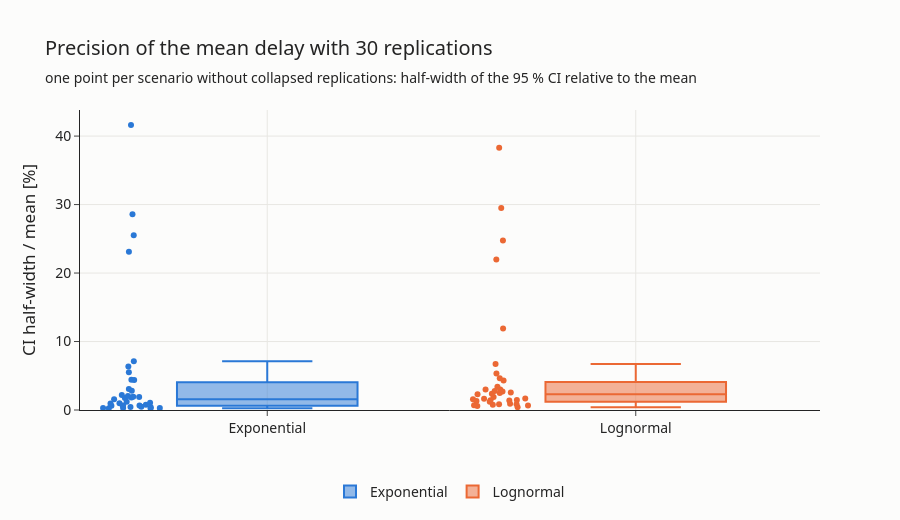

The code cell stored with this chart in its notebook:
### Markdown cell above
## 7.5 Replicas and confidence intervals

How precise are the results with 30 replications? The chart shows, for every scenario, the half-width of the 95 % CI of the mean delay **relative to the mean**. Scenarios where some replications collapsed are left out: they have no steady-state mean (section 8.2).

The widest intervals are at H = 5 s: every replication starts at a random position, so the moment of the handover packets with respect to the cell crossings changes from one replication to the next, and so does the time on a wrong BS. More replications would make these intervals narrower.

### Code cell
summary["ci_relative_%"] = summary["endToEndDelay:mean_ci"] / summary["endToEndDelay:mean"] * 100
stable = summary[summary["collapsed"] == 0]
print("scenarios left out (some replications collapsed, see 8.2):")
print(summary[summary["collapsed"] > 0][["dist", "T_ms", "V", "H", "collapsed"]].to_string(index=False))

fig = go.Figure()
for k, dist in enumerate(["Exponential", "Lognormal"]):
    d = stable[stable["dist"] == dist]
    fig.add_trace(go.Box(y=d["ci_relative_%"], name=dist, marker_color=COLORS[k], boxpoints="all", jitter=0.4))
fig.update_yaxes(title="CI half-width / mean [%]", rangemode="tozero")
style(fig, "Precision of the mean delay with 30 replications",
      "one point per scenario without collapsed replications: half-width of the 95 % CI relative to the mean")
save(fig, "07_ci_width")
fig.show()

stable.groupby("dist")["ci_relative_%"].describe()[["min", "50%", "max"]].round(2)

### Figure 1 — Plotly figure (JSON) as saved in the notebook; plotly's stock layout.template omitted (floating-point values rounded to 4 significant figures)
{"data": [{"boxpoints": "all", "jitter": 0.4, "marker": {"color": "#2a78d6"}, "name": "Exponential", "type": "box", "y": [0.4619, 0.9999, 1.213, 4.38, 0.3914, 1.045, 3.076, 23.12, 0.4468, 0.9479, 5.499, 0.642, 2.177, 1.937, 6.342, 0.6374, 1.561, 2.826, 28.6, 0.7791, 1.749, 4.411, 41.62, 2.045, 0.3037, 0.2512, 0.6239, 1.909, 0.2502, 0.2756, 7.102, 1.82, 0.2747, 0.6538, 25.53]}, {"boxpoints": "all", "jitter": 0.4, "marker": {"color": "#eb6834"}, "name": "Lognormal", "type": "box", "y": [0.9295, 1.894, 2.369, 4.323, 0.8462, 1.555, 2.976, 21.99, 0.8374, 1.63, 5.344, 1.321, 2.786, 2.704, 6.728, 1.407, 3.001, 3.381, 24.74, 1.39, 2.295, 4.645, 38.28, 2.499, 0.5913, 0.4185, 1.467, 2.561, 0.7522, 0.6449, 11.89, 1.662, 0.7114, 1.19, 29.51]}], "layout": {"font": {"family": "Segoe UI, Arial", "size": 14}, "height": 520, "legend": {"orientation": "h", "x": 0.5, "xanchor": "center", "y": -0.22}, "margin": {"t": 110}, "paper_bgcolor": "#fcfcfb", "plot_bgcolor": "#fcfcfb", "title": {"subtitle": {"text": "one point per scenario without collapsed replications: half-width of the 95 % CI relative to the mean"}, "text": "Precision of the mean delay with 30 replications"}, "xaxis": {"gridcolor": "#e8e7e3", "showgrid": true}, "yaxis": {"gridcolor": "#e8e7e3", "rangemode": "tozero", "showgrid": true, "title": {"text": "CI half-width / mean [%]"}}}}
